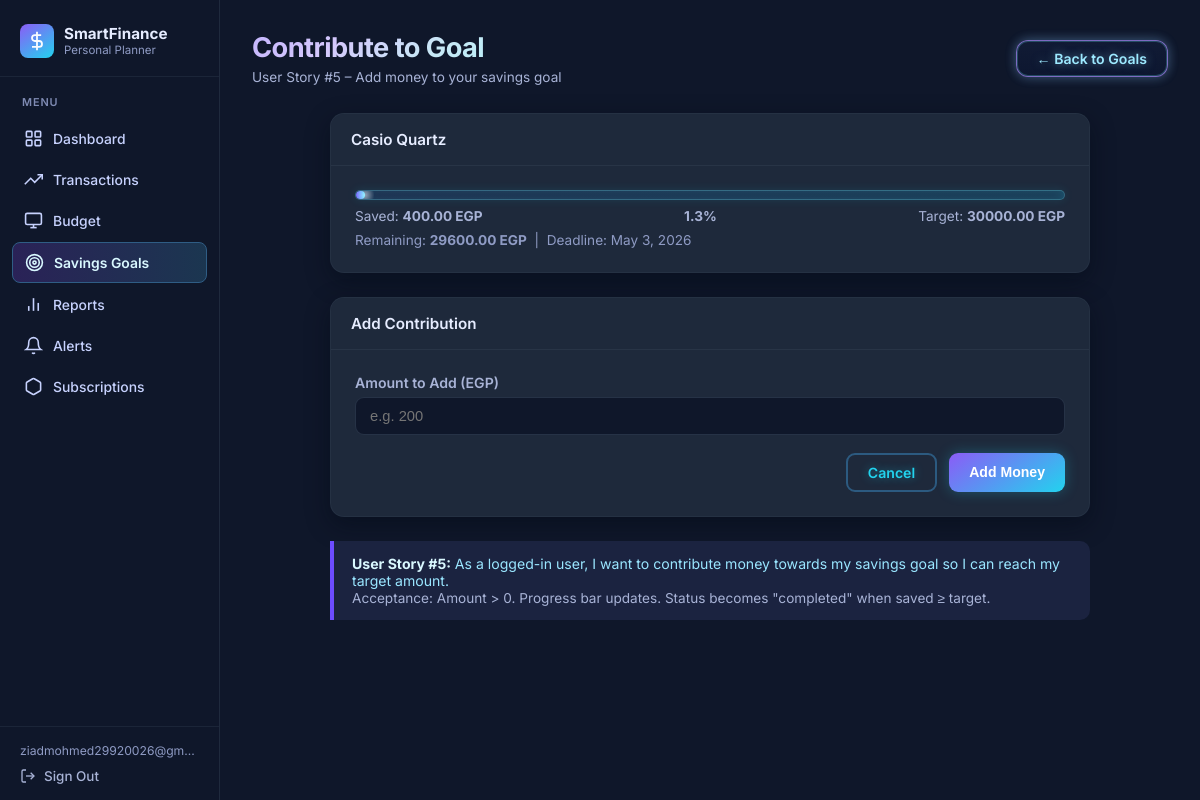
/goals/contribute/3/ (signed in), run on the app's committed database.
### budget/models.py (models this page shows, shortened)
class SavingsGoal(models.Model):
    STATUS_CHOICES = [
        ('active',    'Active'),
        ('completed', 'Completed'),
        ('paused',    'Paused'),
    ]
    user           = models.ForeignKey(User, on_delete=models.CASCADE)
    name           = models.CharField(max_length=200)
    target_amount  = models.DecimalField(max_digits=10, decimal_places=2)
    current_amount = models.DecimalField(max_digits=10, decimal_places=2, default=0)
    deadline       = models.DateField()
    status         = models.CharField(max_length=10, choices=STATUS_CHOICES, default='active')
    created_at     = models.DateTimeField(auto_now_add=True)
    def get_completion_percentage(self):
        if self.target_amount == 0:
            return 0
        pct = (self.current_amount / self.target_amount) * 100
        return round(min(pct, 100), 1)
    class Meta:
        ordering = ['deadline']

### budget/views.py (the view, shortened to what this page needs)
# urls.py: path('goals/contribute/<int:goal_id>/', views.contribute_to_goal_view, name='contribute'),
@login_required
def contribute_to_goal_view(request, goal_id):
    goal   = get_object_or_404(SavingsGoal, id=goal_id, user=request.user)
    errors = {}
    return render(request, 'budget/contribute.html', {
        'goal': goal,
        'errors': errors,
        'remaining': goal.target_amount - goal.current_amount,
    })

### budget/templates/budget/contribute.html (shortened to what this page needs)
{% extends 'budget/base.html' %}
{% block content %}
<div class="page-header">
    <div>
        <h2>Contribute to Goal</h2>
        <p>User Story #5 – Add money to your savings goal</p>
    </div>
    <a href="{% url 'goals' %}" class="btn btn-outline btn-view-all">&#8592; Back to Goals</a>
</div>
<div class="content-medium">
    <div class="card" style="margin-bottom:24px;">
        <div class="card-header">{{ goal.name }}</div>
        <div class="card-body">
            <div class="progress-wrap" style="margin-bottom:8px;">
                <div
                    class="progress-bar {% if goal.status == 'completed' %}progress-green{% else %}progress-blue{% endif %}"
                    data-width="{{ goal.get_completion_percentage }}"
                ></div>
            </div>
            <div style="display:flex; justify-content:space-between; font-size:0.85rem; color:#a8b3d6; margin-bottom:8px;">
                <span>Saved: <strong>{{ goal.current_amount }} EGP</strong></span>
                <span><strong>{{ goal.get_completion_percentage }}%</strong></span>
                <span>Target: <strong>{{ goal.target_amount }} EGP</strong></span>
            </div>
            <div style="margin-top:8px; font-size:0.85rem; color:#8f9bc4;">
                Remaining: <strong>{{ remaining }} EGP</strong> &nbsp;|&nbsp;
                Deadline: {{ goal.deadline }}
            </div>
        </div>
    </div>
    <div class="card">
        <div class="card-header">Add Contribution</div>
        <div class="card-body">
            <form method="POST" action="{% url 'contribute' goal.id %}">
                <div class="form-group">
                    <label for="amount">Amount to Add (EGP)</label>
                    <input
                        type="number"
                        id="amount"
                        name="amount"
                        class="form-control"
                        placeholder="e.g. 200"
                        step="0.01"
                        min="0.01"
                    >
                </div>
                <div class="action-row">
                    <a href="{% url 'goals' %}" class="btn btn-outline">Cancel</a>
                    <button type="submit" class="btn btn-success">Add Money</button>
                </div>
            </form>
        </div>
    </div>
    <div class="info-box">
        <strong>User Story #5:</strong> As a logged-in user, I want to contribute money
        towards my savings goal so I can reach my target amount.<br>
        <span class="text-muted">
            Acceptance: Amount &gt; 0. Progress bar updates.
            Status becomes "completed" when saved &ge; target.
        </span>
    </div>
</div>
{% endblock %}

### budget/templates/budget/base.html (shortened to what this page needs)
<!DOCTYPE html>
<html lang="en">
<head>
</head>
<body>
{% if user.is_authenticated %}
<aside class="sidebar">
    <div class="sidebar-brand">
        <div class="brand-icon">
            <svg viewBox="0 0 24 24" fill="none" stroke="currentColor" stroke-width="2">
                <line x1="12" y1="1" x2="12" y2="23"/><path d="M17 5H9.5a3.5 3.5 0 0 0 0 7h5a3.5 3.5 0 0 1 0 7H6"/>
            </svg>
        </div>
        <div class="brand-text">
            <div class="brand-name">SmartFinance</div>
            <div class="brand-sub">Personal Planner</div>
        </div>
    </div>
    <nav class="sidebar-nav">
        <div class="nav-section-label">Menu</div>
        <a href="{% url 'dashboard' %}"
           class="nav-item {% if request.resolver_match.url_name == 'dashboard' %}active{% endif %}">
            <svg class="nav-icon" viewBox="0 0 24 24" fill="none" stroke="currentColor" stroke-width="2">
                <rect x="3" y="3" width="7" height="7" rx="1"/><rect x="14" y="3" width="7" height="7" rx="1"/>
                <rect x="14" y="14" width="7" height="7" rx="1"/><rect x="3" y="14" width="7" height="7" rx="1"/>
            </svg>
            Dashboard
        </a>
        <a href="{% url 'transaction_list' %}"
           class="nav-item {% if request.resolver_match.url_name == 'transaction_list' or request.resolver_match.url_name == 'add_transaction' %}active{% endif %}">
            <svg class="nav-icon" viewBox="0 0 24 24" fill="none" stroke="currentColor" stroke-width="2">
                <polyline points="23 6 13.5 15.5 8.5 10.5 1 18"/><polyline points="17 6 23 6 23 12"/>
            </svg>
            Transactions
        </a>
        <a href="{% url 'budget_list' %}"
           class="nav-item {% if request.resolver_match.url_name == 'budget_list' or request.resolver_match.url_name == 'create_budget' %}active{% endif %}">
            <svg class="nav-icon" viewBox="0 0 24 24" fill="none" stroke="currentColor" stroke-width="2">
                <rect x="2" y="3" width="20" height="14" rx="2"/><line x1="8" y1="21" x2="16" y2="21"/>
                <line x1="12" y1="17" x2="12" y2="21"/>
            </svg>
            Budget
        </a>
        <a href="{% url 'goals' %}"
           class="nav-item {% if request.resolver_match.url_name == 'goals' or request.resolver_match.url_name == 'contribute' %}active{% endif %}">
            <svg class="nav-icon" viewBox="0 0 24 24" fill="none" stroke="currentColor" stroke-width="2">
                <circle cx="12" cy="12" r="10"/><circle cx="12" cy="12" r="6"/><circle cx="12" cy="12" r="2"/>
            </svg>
            Savings Goals
        </a>
        <a href="{% url 'reports' %}"
           class="nav-item {% if request.resolver_match.url_name == 'reports' %}active{% endif %}">
            <svg class="nav-icon" viewBox="0 0 24 24" fill="none" stroke="currentColor" stroke-width="2">
                <line x1="18" y1="20" x2="18" y2="10"/><line x1="12" y1="20" x2="12" y2="4"/>
                <line x1="6" y1="20" x2="6" y2="14"/>
            </svg>
            Reports
        </a>
        <a href="{% url 'alerts' %}"
           class="nav-item {% if request.resolver_match.url_name == 'alerts' %}active{% endif %}">
            <svg class="nav-icon" viewBox="0 0 24 24" fill="none" stroke="currentColor" stroke-width="2">
                <path d="M18 8A6 6 0 0 0 6 8c0 7-3 9-3 9h18s-3-2-3-9"/>
                <path d="M13.73 21a2 2 0 0 1-3.46 0"/>
            </svg>
            Alerts
        </a>
        <a href="{% url 'subscriptions' %}"
           class="nav-item {% if request.resolver_match.url_name == 'subscriptions' or request.resolver_match.url_name == 'pay_subscription' %}active{% endif %}">
            <svg class="nav-icon" viewBox="0 0 24 24" fill="none" stroke="currentColor" stroke-width="2">
                <path d="M21 16V8a2 2 0 0 0-1-1.73l-7-4a2 2 0 0 0-2 0l-7 4A2 2 0 0 0 3 8v8a2 2 0 0 0 1 1.73l7 4a2 2 0 0 0 2 0l7-4A2 2 0 0 0 21 16z"/>
            </svg>
            Subscriptions
        </a>
    </nav>
    <div class="sidebar-footer">
        <div class="sidebar-user-name">{{ user.email|default:user.username }}</div>
        <a href="{% url 'logout' %}" class="sidebar-signout">
            <svg width="16" height="16" viewBox="0 0 24 24" fill="none" stroke="currentColor" stroke-width="2">
                <path d="M9 21H5a2 2 0 0 1-2-2V5a2 2 0 0 1 2-2h4"/>
                <polyline points="16 17 21 12 16 7"/><line x1="21" y1="12" x2="9" y2="12"/>
            </svg>
            Sign Out
        </a>
    </div>
</aside>
<div class="main-wrapper">
{% endif %}
<main>
    {% block content %}{% endblock %}
</main>
{% if user.is_authenticated %}
</div>
{% else %}
</div>
{% endif %}
</body>
</html>

### data on the page
SavingsGoal: name "Casio Quartz", current_amount "400.00", get_completion_percentage "1.3", target_amount "30000.00", deadline "May 3, 2026"

### other printed values
{{ user.email|default:user.username }} "ziadmohmed29920026@gm…"
{{ remaining }} "29600.00"
